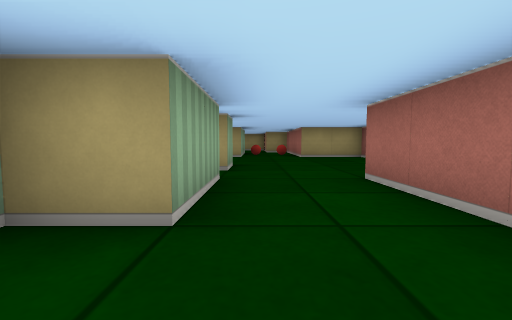
[1] (above)

21 first-person views from a walk through a cub3D ray-caster map. The camera is about half as high as the walls, tilts 4° down and sees 90° across. The floor is counted in squares. Each view is taken from the middle of a square. On the plan, view 1 faces up. The plan holds only what a view shows up to about 9 squares ahead; the rest is blank.

[2]
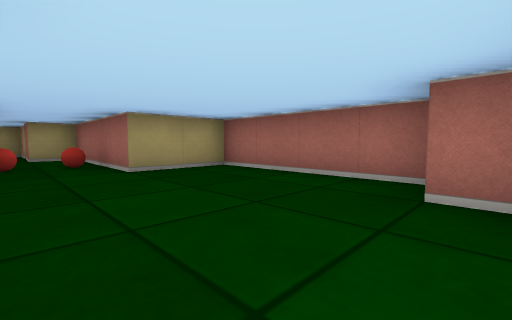

[3]
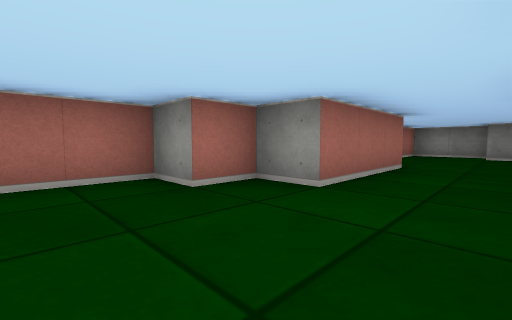

[4]
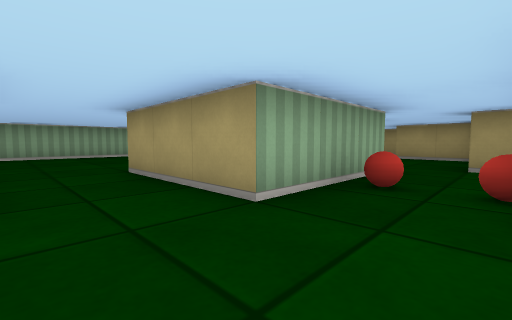

[5]
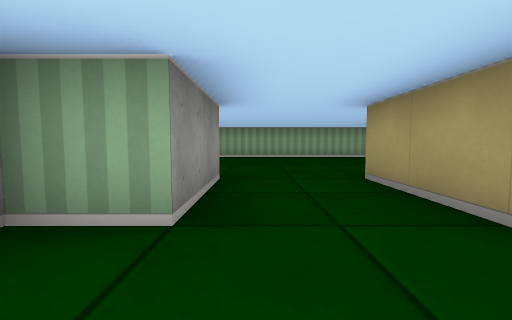

[6]
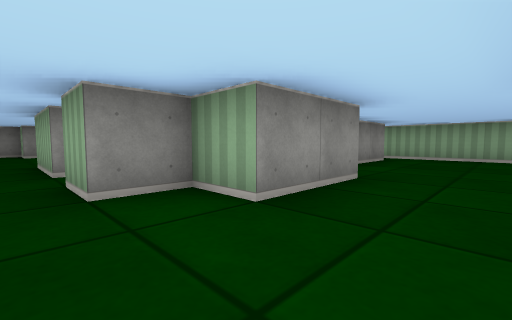

[7]
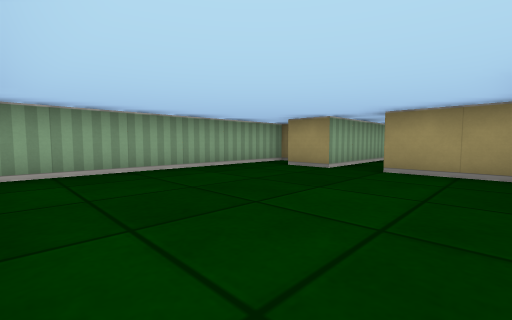

[8]
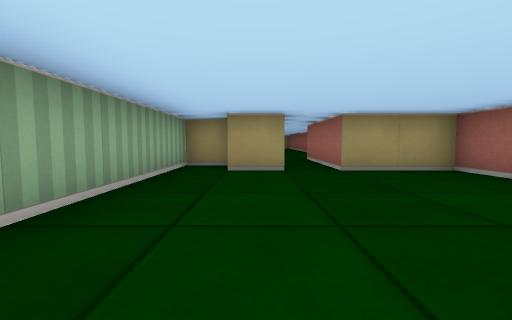

[9]
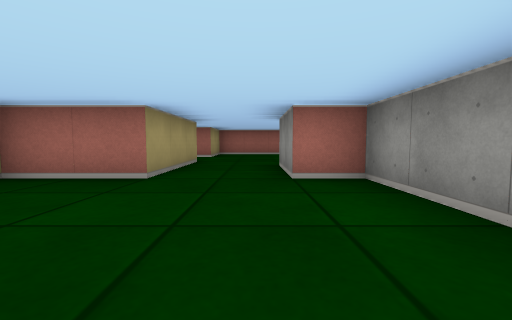

[10]
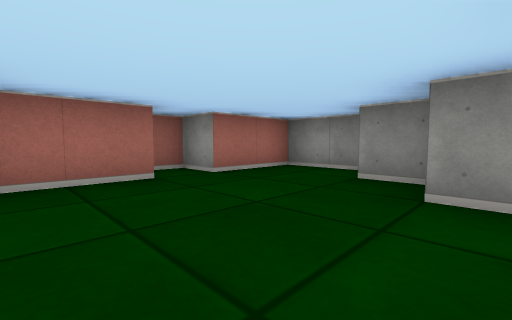

[11]
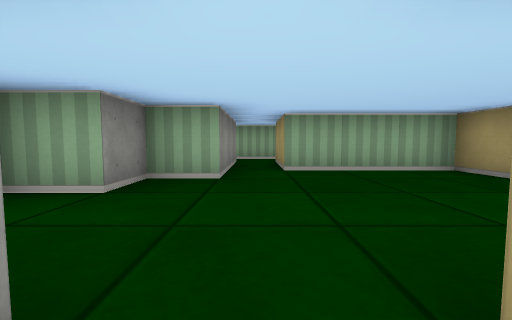

[12]
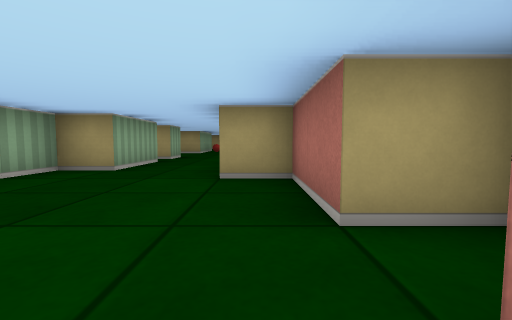

[13]
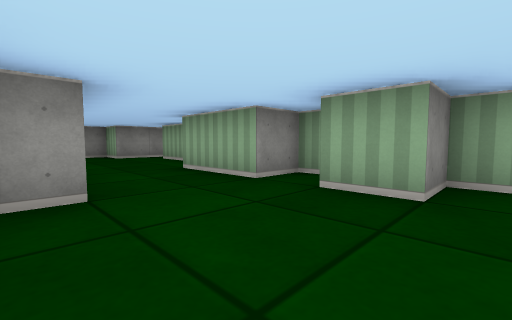

[14]
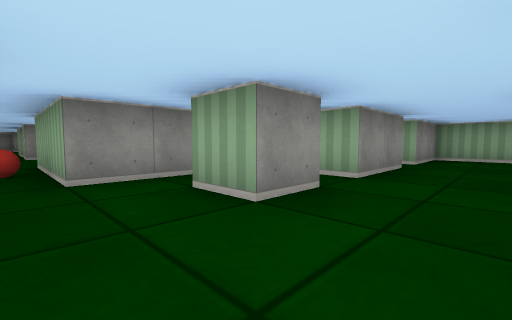

[15]
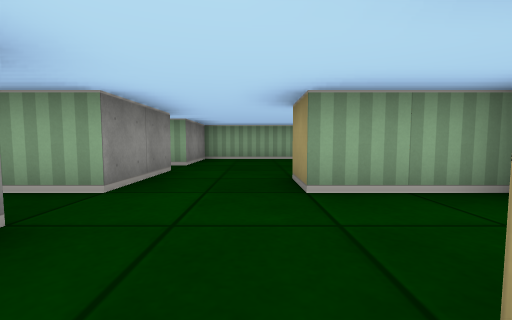

[16]
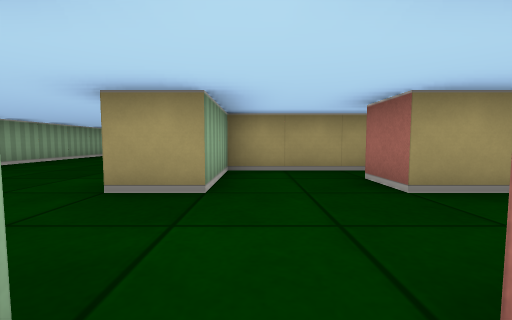

[17]
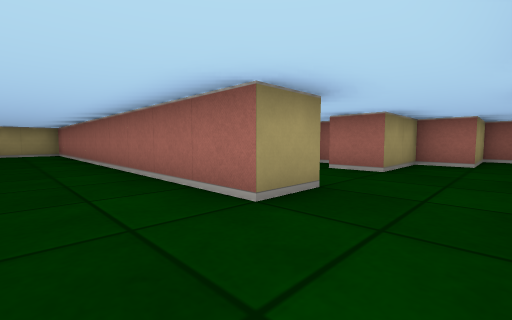

[18]
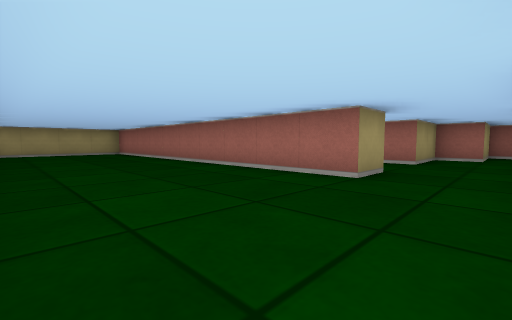

[19]
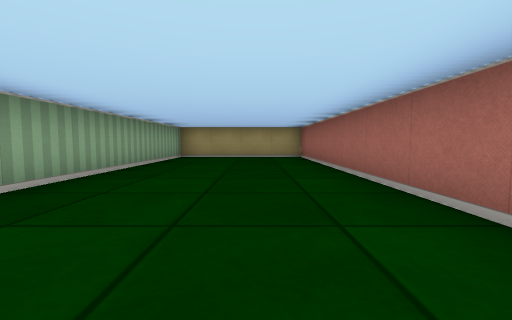

[20]
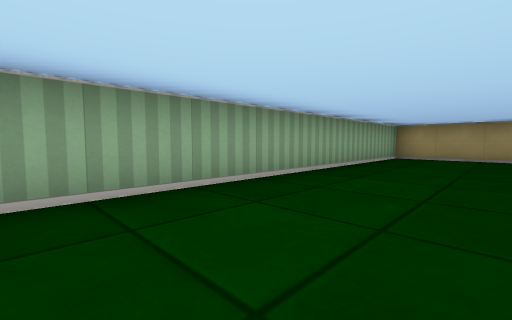

[21]
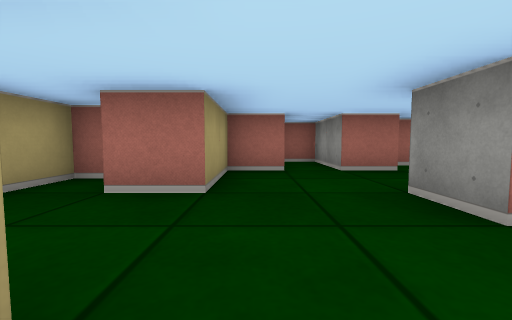

### Floor plan
Ten units are one square. View 1 is at (0, 0); x grows to the right and y downward. Boxes are objects, and circles mark ways between rooms. Rooms are numbered by the first view taken in them; rooms with no view inside come last. Other rooms are left out.
<svg viewBox="-90 -260 131 310">
<path fill="none" stroke="#000" d="M36 15 25 15 25 -5 15 -5 15 -35M-15 25 -5 25 -5 35 5 35 5 45 25 45 25 25 35 25 35 19M-15 -40 -15 -35 -5 -35 -5 -15 -15 -15 -15 15M-5 -45 -9 -45M-76 -55 -35 -55 -35 -65 -15 -65 -15 -55 -5 -55M-75 -115 -85 -115 -85 -51M-5 -85 -35 -85 -35 -105 -55 -105 -55 -135M-65 -135 -65 -105 -75 -105M-5 -55 -5 -45M15 -35 25 -35 25 -45 35 -45 35 -85 15 -85 15 -115M-5 -115 -5 -85M-26 -135 -15 -135 -15 -125M-35 -135 -35 -125M-21 -115 -5 -115M-5 -170 -5 -175 -35 -175 -35 -155M15 -115 15 -125 5 -125 5 -135 25 -135 25 -145 5 -145 5 -155 -15 -155 -15 -165M-35 -155 -45 -155 -45 -255 -85 -255 -85 -135 -65 -135M-55 -135 -35 -135"/>
<rect x="-5" y="-105" width="10" height="10" fill="#bbb"><title>ball</title></rect>
<rect x="5" y="-105" width="10" height="10" fill="#bbb"><title>ball</title></rect>
<circle cx="5" cy="-35" r="3" fill="#2a7"/>
<circle cx="-7" cy="-70" r="3" fill="#2a7"/>
<circle cx="-60" cy="-140" r="3" fill="#2a7"/>
<circle cx="5" cy="-120" r="3" fill="#2a7"/>
<circle cx="-40" cy="-145" r="3" fill="#2a7"/>
<text x="10" y="0">1</text>
<text x="-50" y="-80">2</text>
<text x="10" y="-70">3</text>
<text x="-10" y="-140">4</text>
<text x="-60" y="-190">5</text>
</svg>
Room 1 opens to room 3. Room 2 opens to room 3. Room 2 opens to room 5. Room 3 opens to room 4. Room 4 opens to room 5.

Where each view was taken, in squares from view 1:
view 1: 0 up, 0 right, facing up
view 2: 4 up, 0 right, facing up-right
view 3: 6 up, 0 right, facing down-right
view 4: 7 up, 1 right, facing up-left
view 5: 7 up, 0 right, facing left
view 6: 8 up, 0 right, facing down-left
view 7: 6 up, 4 left, facing up-left
view 8: 6 up, 7 left, facing up
view 9: 7 up, 7 left, facing right
view 10: 0 up, 1 left, facing down-right
view 11: 2 down, 3 right, facing left
view 12: 3 down, 2 right, facing up
view 13: 6 up, 2 right, facing down-left
view 14: 15 up, 0 right, facing down-left
view 15: 15 up, 1 left, facing left
view 16: 13 up, 3 left, facing up
view 17: 14 up, 6 left, facing up-right
view 18: 14 up, 8 left, facing up-right
view 19: 17 up, 6 left, facing up
view 20: 17 up, 6 left, facing up-left
view 21: 15 up, 4 left, facing right
